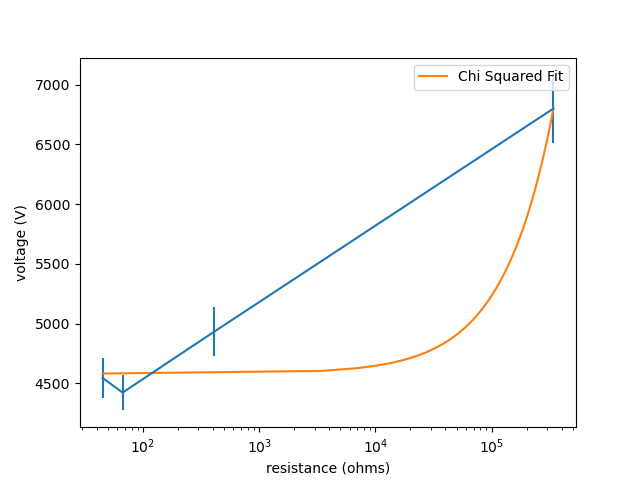

Here is the Python script that generated this plot:
"""
PHYS 506 Activity 6 - Problem 4

For Professor Butbaia
Authors: Luke Abanilla, Eben Quenneville, Augustus Vigorito
Date: 2024-10-20
"""

import numpy as np
import matplotlib.pyplot as plt
import DataAnalysisTools as dat
import math

def read_data(file_name: str) -> tuple[list, list]:
    values = []
    uncertainties = []
    with open(file_name, "r") as f:
        for line in f.readlines():
            value, uncertainty = line.split(",")
            values.append(float(value))
            uncertainties.append(float(uncertainty))
    return (values, uncertainties)

def main():
    resistors, resistor_uncertainties = read_data("resistor_data.txt")
    current, current_uncertainties = read_data("current_data.txt")

    # we measured the internal resistance of the ammmeter to be 11 Ohms when on the 200 mA range
    internal_resistance = 11 # Ohms

    # we offset our measured resistances by this to account for the internal resistance
    resistors = [r + internal_resistance for r in resistors]

    def v_uncertainty(I, R, uncertainty_I, uncertainty_R):
        """Helper function to find the uncertainty in voltage given current and resistance measurements."""
        return math.sqrt(R**2 * uncertainty_I**2 + I**2 * uncertainty_R**2)

    # Calculate the voltage and corresponding uncertainties
    voltages = []
    voltage_uncertainties = []
    for j in range(len(resistors)):
        r, del_r, i, del_i = resistors[j], resistor_uncertainties[j], current[j], current_uncertainties[j] # temp variables
        voltages.append(i * r)
        voltage_uncertainties.append(v_uncertainty(i, r, del_i, del_r))
    
    # Plot Data
    plt.errorbar(resistors, voltages, yerr=voltage_uncertainties)
    plt.xscale("log")
    plt.xlabel("resistance (ohms)")
    plt.ylabel("voltage (V)")

    m1, b1, m1Unc, b1Unc = dat.lineFitWt(resistors, voltages, voltage_uncertainties)
    line1 = np.vectorize(lambda x: m1 * x + b1)
    line_x_coordinates = np.linspace(min(resistors), max(resistors), 100)
    plt.plot(line_x_coordinates, line1(line_x_coordinates), label="Chi Squared Fit")
    print(f"Fit Quality: Q = {dat.fitQuality(resistors, voltages, voltage_uncertainties, m1, b1)}")
    print(f"lineFitWt results:\n* m = ({m1} ± {m1Unc}) V/Ohm\n* b = ({b1} ± {b1Unc}) V")

    plt.legend()
    # plt.show()
    plt.savefig("Activity6_Problem4.png")
    
if __name__ == "__main__":
    main()
